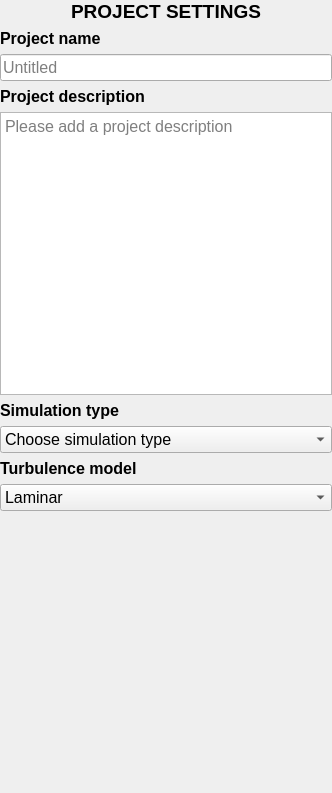
<?xml version="1.0" encoding="UTF-8"?>
<ui version="4.0">
 <class>projectsettings</class>
 <widget class="QFrame" name="projectsettings">
  <property name="geometry">
   <rect>
    <x>0</x>
    <y>0</y>
    <width>332</width>
    <height>793</height>
   </rect>
  </property>
  <property name="windowTitle">
   <string>Frame</string>
  </property>
  <layout class="QVBoxLayout" name="verticalLayout">
   <property name="leftMargin">
    <number>0</number>
   </property>
   <property name="topMargin">
    <number>0</number>
   </property>
   <property name="rightMargin">
    <number>0</number>
   </property>
   <property name="bottomMargin">
    <number>0</number>
   </property>
   <item>
    <widget class="QLabel" name="Lbl_H1">
     <property name="font">
      <font>
       <pointsize>14</pointsize>
      </font>
     </property>
     <property name="text">
      <string>&lt;html&gt;&lt;head/&gt;&lt;body&gt;&lt;p&gt;&lt;span style=&quot; font-weight:600;&quot;&gt;PROJECT SETTINGS&lt;/span&gt;&lt;/p&gt;&lt;/body&gt;&lt;/html&gt;</string>
     </property>
     <property name="alignment">
      <set>Qt::AlignCenter</set>
     </property>
    </widget>
   </item>
   <item>
    <widget class="QLabel" name="Lbl_PName">
     <property name="font">
      <font>
       <pointsize>12</pointsize>
       <weight>75</weight>
       <bold>true</bold>
      </font>
     </property>
     <property name="text">
      <string>&lt;html&gt;&lt;head/&gt;&lt;body&gt;&lt;p&gt;Project name&lt;/p&gt;&lt;/body&gt;&lt;/html&gt;</string>
     </property>
    </widget>
   </item>
   <item>
    <widget class="QLineEdit" name="Led_PName">
     <property name="font">
      <font>
       <pointsize>12</pointsize>
      </font>
     </property>
     <property name="toolTip">
      <string>Provide a project name.</string>
     </property>
     <property name="toolTipDuration">
      <number>10000</number>
     </property>
     <property name="placeholderText">
      <string>Untitled</string>
     </property>
    </widget>
   </item>
   <item>
    <widget class="QLabel" name="Lbl_PDesc">
     <property name="font">
      <font>
       <pointsize>12</pointsize>
       <weight>75</weight>
       <bold>true</bold>
      </font>
     </property>
     <property name="text">
      <string>&lt;html&gt;&lt;head/&gt;&lt;body&gt;&lt;p&gt;Project description&lt;/p&gt;&lt;/body&gt;&lt;/html&gt;</string>
     </property>
    </widget>
   </item>
   <item>
    <widget class="QPlainTextEdit" name="Ted_PDesc">
     <property name="font">
      <font>
       <pointsize>12</pointsize>
      </font>
     </property>
     <property name="toolTip">
      <string>Add a project description</string>
     </property>
     <property name="toolTipDuration">
      <number>10000</number>
     </property>
     <property name="tabChangesFocus">
      <bool>true</bool>
     </property>
     <property name="placeholderText">
      <string>Please add a project description</string>
     </property>
    </widget>
   </item>
   <item>
    <widget class="QLabel" name="Lbl_SimType">
     <property name="font">
      <font>
       <pointsize>12</pointsize>
       <weight>75</weight>
       <bold>true</bold>
      </font>
     </property>
     <property name="text">
      <string>&lt;html&gt;&lt;head/&gt;&lt;body&gt;&lt;p&gt;Simulation type&lt;/p&gt;&lt;/body&gt;&lt;/html&gt;</string>
     </property>
    </widget>
   </item>
   <item>
    <widget class="QComboBox" name="CmB_SimType">
     <property name="font">
      <font>
       <pointsize>12</pointsize>
      </font>
     </property>
     <property name="toolTip">
      <string>Choose the type of simulation to be done</string>
     </property>
     <property name="toolTipDuration">
      <number>10000</number>
     </property>
     <item>
      <property name="text">
       <string>Choose simulation type</string>
      </property>
     </item>
     <item>
      <property name="text">
       <string>CFD to resolve SW (Using SW results)</string>
      </property>
     </item>
     <item>
      <property name="text">
       <string>CFD using bathymetry data</string>
      </property>
     </item>
     <item>
      <property name="text">
       <string>CFD using STL file</string>
      </property>
     </item>
     <item>
      <property name="text">
       <string>CFD using Wave Flume Digital Twin</string>
      </property>
     </item>
    </widget>
   </item>
   <item>
    <widget class="QLabel" name="Lbl_TurbModel">
     <property name="font">
      <font>
       <pointsize>12</pointsize>
       <weight>75</weight>
       <bold>true</bold>
      </font>
     </property>
     <property name="text">
      <string>&lt;html&gt;&lt;head/&gt;&lt;body&gt;&lt;p&gt;Turbulence model&lt;/p&gt;&lt;/body&gt;&lt;/html&gt;</string>
     </property>
    </widget>
   </item>
   <item>
    <widget class="QComboBox" name="CmB_TurbModel">
     <property name="font">
      <font>
       <pointsize>12</pointsize>
      </font>
     </property>
     <property name="toolTip">
      <string>Choose the turbulence model to be used</string>
     </property>
     <property name="toolTipDuration">
      <number>10000</number>
     </property>
     <item>
      <property name="text">
       <string>Laminar</string>
      </property>
     </item>
     <item>
      <property name="text">
       <string>k-Epsilon</string>
      </property>
     </item>
     <item>
      <property name="text">
       <string>k-Omega SST</string>
      </property>
     </item>
    </widget>
   </item>
   <item>
    <spacer name="VSp">
     <property name="orientation">
      <enum>Qt::Vertical</enum>
     </property>
     <property name="sizeHint" stdset="0">
      <size>
       <width>20</width>
       <height>201</height>
      </size>
     </property>
    </spacer>
   </item>
  </layout>
 </widget>
 <resources/>
 <connections/>
</ui>
